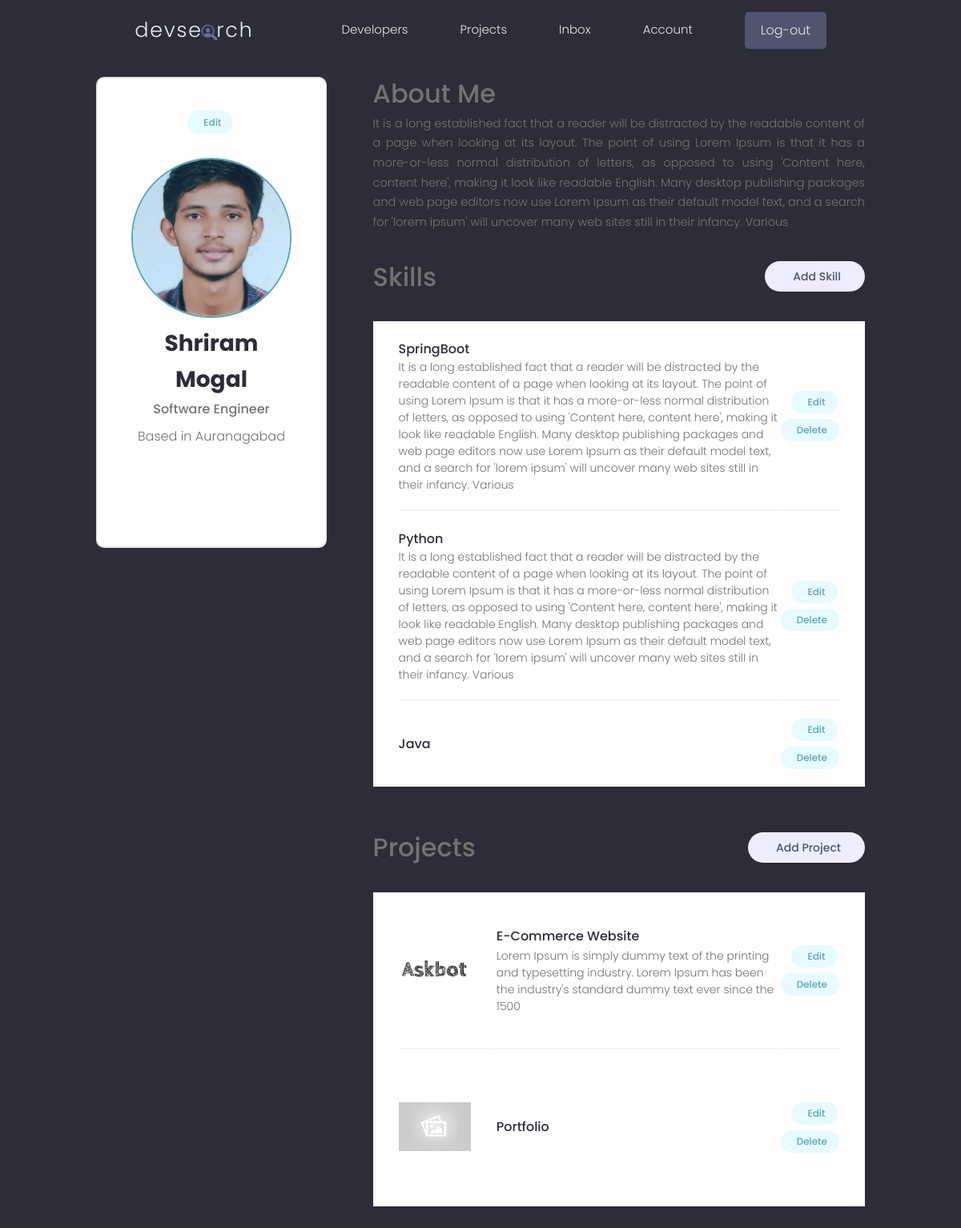
Before: /account/ (signed in) with the older database file.
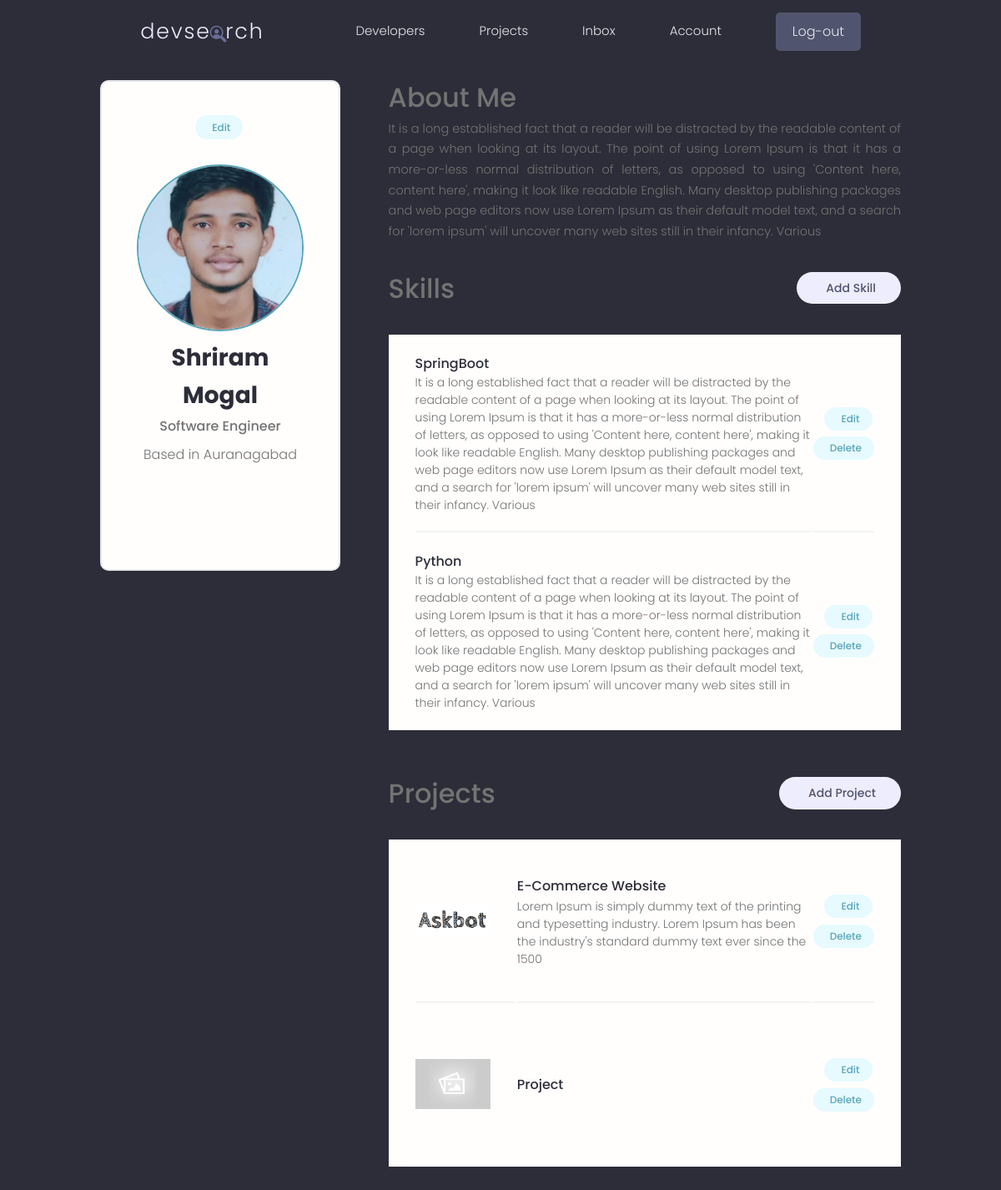
After: the same page with the newer database file.
### users/models.py (models this page shows, shortened)
class Skill(models.Model):
    owner = models.ForeignKey(Profile, on_delete=models.CASCADE, blank=True, null=True)
    name = models.CharField(max_length=200, blank=True, null=True)
    description =  models.TextField(max_length=500, blank=True,null=True)
    created = models.DateTimeField(auto_now_add=True)
    id = models.UUIDField(default=uuid.uuid4, unique=True,
                                     primary_key=True, editable=False)

### projects/models.py (models this page shows, shortened)
class Project(models.Model):
    title = models.CharField(max_length=200)
    owner = models.ForeignKey(Profile, blank=True, null=True, on_delete=models.SET_NULL)
    description = models.TextField(null=True, blank=True)
    demo_link = models.CharField(max_length=2000, null=True, blank=True)
    source_link =models.CharField(max_length=2000, null=True, blank=True)
    featured_image = models.ImageField(null= True, blank=True, default='default.jpg')
    tag = models.ManyToManyField(Tag, blank= True)
    vote_total = models.IntegerField(default=0, null= True, blank=True)
    vote_ratio = models.IntegerField(default=0, null= True, blank=True)
    created = models.DateTimeField(auto_now_add=True)
    id = models.UUIDField(default=uuid.uuid4, unique=True,
                                     primary_key=True, editable=False)
    class Meta:
        ordering = ["created"]

### users/views.py (the view)
# urls.py: path('account/', views.userAccount, name="account"),
@login_required(login_url="login")
def userAccount(request):
    profile = request.user.profile
    skills = profile.skill_set.all()
    projects = profile.project_set.all()
    context ={"profile": profile, "skills":skills,"projects":projects}
    return render(request,"users/account.html", context)

### users/templates/users/account.html (shortened to what this page needs)
{% extends 'main.html' %}
{% block content %}
  <main class="settingsPage profile my-md">
    <div class="container">
      <div class="layout">
        <div class="column column--1of3">
          <div class="card text-center">
            <div class="card__body dev">
              <a class="tag tag--pill tag--main settings__btn" href="{% url 'edit-account' %}"> Edit</a>
              <img class="avatar avatar--xl dev__avatar" src="{{profile.profile_image.url}}" />
              <h2 class="dev__name">{{profile.name}}</h2>
              <p class="dev__title">{{profile.short_intro}}</p>
              <p class="dev__location">Based in {{profile.location}}</p>
              <ul class="dev__social">
              </ul>
            </div>
          </div>
        </div>
        <div class="column column--2of3">
          <div class="devInfo">
            <h3 class="">About Me</h3>
            <p class="devInfo__about">{{profile.intro}}</p>
          </div>
          <div class="settings">
            <h3 class="">Skills</h3>
            <a class="tag tag--pill tag--sub settings__btn tag--lg" href="{%url 'add-skill' %}"> Add Skill</a>
          </div>
          <table class="settings__table">
            {% for skill in skills %}
            <tr>
              <td class="settings__tableInfo">
                <h4>{{skill.name}}</h4>
                <p>{{skill.description}}</p>
              </td>
              <td class="settings__tableActions">
                <a class="tag tag--pill tag--main settings__btn" href="{% url 'update-skill' skill.id %}"> Edit</a>
                <a class="tag tag--pill tag--main settings__btn" href="{% url 'delete-skill' skill.id%}"> Delete</a>
              </td>
            </tr>
            {% endfor %}
          </table>
          <div class="settings">
            <h3 class="">Projects</h3>
            <a class="tag tag--pill tag--sub settings__btn tag--lg" href="{% url 'create-project' %}"> Add Project</a>
          </div>
          <table class="settings__table">
            {%for project in projects%}
            <tr>
              <td class="settings__thumbnail">
                <a href="{%url 'project' project.id%}"><img src="{{project.featured_image.url}}" alt="Project Thumbnail" /></a>
              </td>
              <td class="settings__tableInfo">
                <a href="{% url 'project' project.id %}">{{project.title}}</a>
                <p>{{project.description|slice:"150"}}</p>
              </td>
              <td class="settings__tableActions">
                <a class="tag tag--pill tag--main settings__btn" href="{% url 'update-project' project.id %}"> Edit</a>
                <a class="tag tag--pill tag--main settings__btn" href="{% url 'delete-project' project.id %}">
                  Delete</a>
              </td>
            </tr>
            {%endfor%}
          </table>
        </div>
      </div>
    </div>
  </main>
  {% endblock content %}

Changed rows visible on the page:
removed Skill: name "Java"
removed Project: featured_image (placeholder picture), title "Portfolio"
added Project: featured_image (placeholder picture), title "Project"
